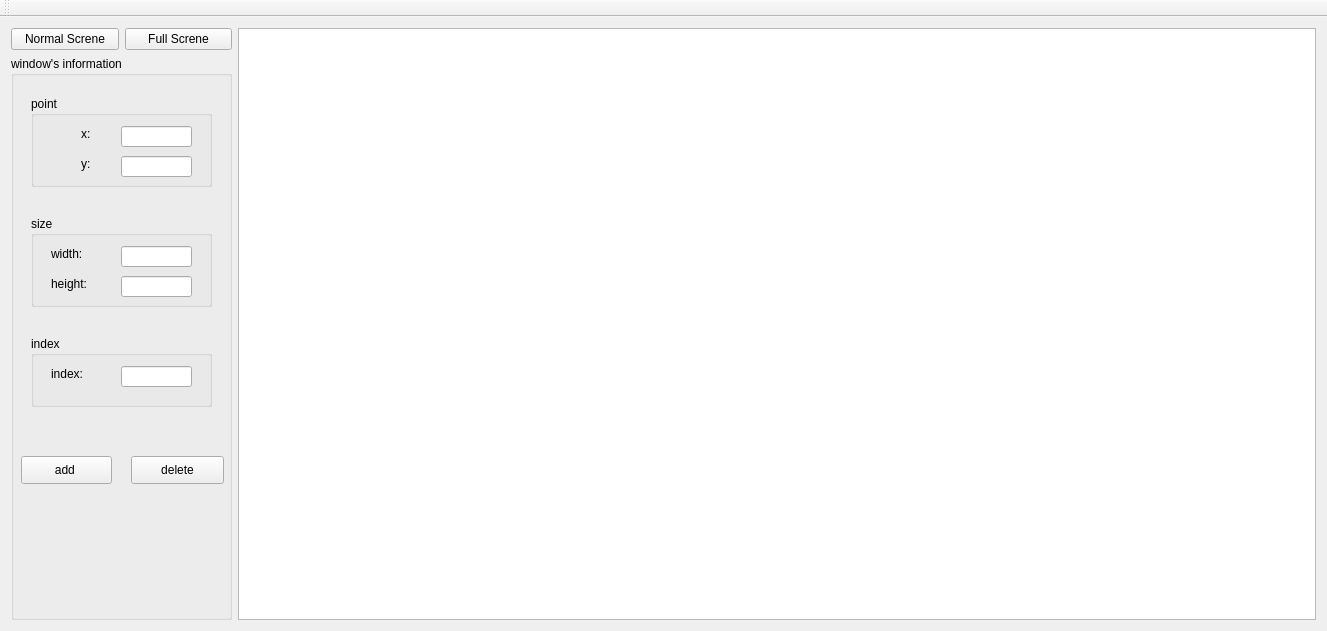
<?xml version="1.0" encoding="UTF-8"?>
<ui version="4.0">
 <class>MainEdit</class>
 <widget class="QMainWindow" name="MainEdit">
  <property name="geometry">
   <rect>
    <x>0</x>
    <y>0</y>
    <width>1327</width>
    <height>631</height>
   </rect>
  </property>
  <property name="windowTitle">
   <string>MainWindow</string>
  </property>
  <widget class="QWidget" name="centralWidget">
   <layout class="QGridLayout" name="gridLayout">
    <item row="0" column="0">
     <layout class="QHBoxLayout" name="horizontalLayout">
      <item>
       <widget class="QPushButton" name="exitBnt">
        <property name="text">
         <string>Normal Screne</string>
        </property>
       </widget>
      </item>
      <item>
       <widget class="QPushButton" name="fullBtn">
        <property name="text">
         <string>Full Screne</string>
        </property>
       </widget>
      </item>
     </layout>
    </item>
    <item row="0" column="1" rowspan="2">
     <widget class="QGraphicsView" name="view"/>
    </item>
    <item row="1" column="0">
     <widget class="QGroupBox" name="groupBox">
      <property name="minimumSize">
       <size>
        <width>221</width>
        <height>0</height>
       </size>
      </property>
      <property name="maximumSize">
       <size>
        <width>221</width>
        <height>16777215</height>
       </size>
      </property>
      <property name="title">
       <string>window's information</string>
      </property>
      <widget class="QGroupBox" name="groupBox_3">
       <property name="geometry">
        <rect>
         <x>20</x>
         <y>40</y>
         <width>181</width>
         <height>91</height>
        </rect>
       </property>
       <property name="title">
        <string>point</string>
       </property>
       <widget class="QLabel" name="label_2">
        <property name="geometry">
         <rect>
          <x>50</x>
          <y>30</y>
          <width>31</width>
          <height>16</height>
         </rect>
        </property>
        <property name="text">
         <string>x:</string>
        </property>
       </widget>
       <widget class="QLabel" name="label_3">
        <property name="geometry">
         <rect>
          <x>50</x>
          <y>60</y>
          <width>31</width>
          <height>16</height>
         </rect>
        </property>
        <property name="text">
         <string>y:</string>
        </property>
       </widget>
       <widget class="QLineEdit" name="horizonPosEdit">
        <property name="geometry">
         <rect>
          <x>90</x>
          <y>30</y>
          <width>71</width>
          <height>21</height>
         </rect>
        </property>
        <property name="clearButtonEnabled">
         <bool>false</bool>
        </property>
       </widget>
       <widget class="QLineEdit" name="verticalPosEdit">
        <property name="geometry">
         <rect>
          <x>90</x>
          <y>60</y>
          <width>71</width>
          <height>21</height>
         </rect>
        </property>
       </widget>
      </widget>
      <widget class="QGroupBox" name="groupBox_4">
       <property name="geometry">
        <rect>
         <x>20</x>
         <y>160</y>
         <width>181</width>
         <height>91</height>
        </rect>
       </property>
       <property name="title">
        <string>size</string>
       </property>
       <widget class="QLabel" name="label_4">
        <property name="geometry">
         <rect>
          <x>20</x>
          <y>30</y>
          <width>72</width>
          <height>15</height>
         </rect>
        </property>
        <property name="text">
         <string>width:</string>
        </property>
       </widget>
       <widget class="QLabel" name="label_5">
        <property name="geometry">
         <rect>
          <x>20</x>
          <y>60</y>
          <width>72</width>
          <height>15</height>
         </rect>
        </property>
        <property name="text">
         <string>height:</string>
        </property>
       </widget>
       <widget class="QLineEdit" name="widthEdit">
        <property name="geometry">
         <rect>
          <x>90</x>
          <y>30</y>
          <width>71</width>
          <height>21</height>
         </rect>
        </property>
       </widget>
       <widget class="QLineEdit" name="heightEdit">
        <property name="geometry">
         <rect>
          <x>90</x>
          <y>60</y>
          <width>71</width>
          <height>21</height>
         </rect>
        </property>
       </widget>
      </widget>
      <widget class="QPushButton" name="addWindowBtn">
       <property name="geometry">
        <rect>
         <x>10</x>
         <y>400</y>
         <width>91</width>
         <height>28</height>
        </rect>
       </property>
       <property name="text">
        <string>add </string>
       </property>
      </widget>
      <widget class="QPushButton" name="delWindowBtn">
       <property name="geometry">
        <rect>
         <x>120</x>
         <y>400</y>
         <width>93</width>
         <height>28</height>
        </rect>
       </property>
       <property name="text">
        <string>delete</string>
       </property>
      </widget>
      <widget class="QGroupBox" name="groupBox_2">
       <property name="geometry">
        <rect>
         <x>20</x>
         <y>280</y>
         <width>181</width>
         <height>71</height>
        </rect>
       </property>
       <property name="title">
        <string>index</string>
       </property>
       <widget class="QLabel" name="label">
        <property name="geometry">
         <rect>
          <x>20</x>
          <y>30</y>
          <width>51</width>
          <height>16</height>
         </rect>
        </property>
        <property name="text">
         <string>index:</string>
        </property>
       </widget>
       <widget class="QLineEdit" name="indexEdit">
        <property name="geometry">
         <rect>
          <x>90</x>
          <y>30</y>
          <width>71</width>
          <height>21</height>
         </rect>
        </property>
       </widget>
      </widget>
     </widget>
    </item>
   </layout>
  </widget>
  <widget class="QToolBar" name="mainToolBar">
   <attribute name="toolBarArea">
    <enum>TopToolBarArea</enum>
   </attribute>
   <attribute name="toolBarBreak">
    <bool>false</bool>
   </attribute>
  </widget>
 </widget>
 <layoutdefault spacing="6" margin="11"/>
 <resources/>
 <connections/>
</ui>
